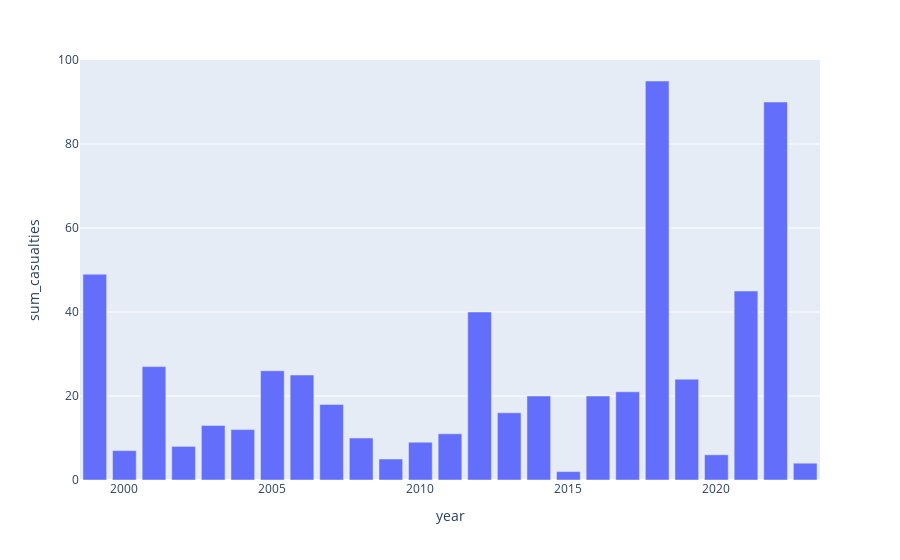

Notebook code cell kept with this figure:
### Markdown cell above
Let's check how big shooting problem is in the US and let have a closer look at the age of the shooter.

Shootings per year:

### Code cell
casualties_per_year = df.groupby(['year']).agg(
     sum_casualties = ('casualties','sum'),
     sum=('year', 'count')
     ).reset_index()
fig = px.bar(casualties_per_year, x='year', y='sum_casualties')
fig.show()

### Figure 1 — Plotly figure (JSON) as saved in the notebook; plotly's stock layout.template omitted (floating-point values rounded to 4 significant figures)
{"data": [{"alignmentgroup": "True", "hovertemplate": "year=%{x}<br>sum_casualties=%{y}<extra></extra>", "legendgroup": "", "marker": {"color": "#636efa", "pattern": {"shape": ""}}, "name": "", "offsetgroup": "", "orientation": "v", "showlegend": false, "textposition": "auto", "type": "bar", "x": [1999, 2000, 2001, 2002, 2003, 2004, 2005, 2006, 2007, 2008, 2009, 2010, 2011, 2012, 2013, 2014, 2015, 2016, 2017, 2018, 2019, 2020, 2021, 2022, 2023], "xaxis": "x", "y": [49, 7, 27, 8, 13, 12, 26, 25, 18, 10, 5, 9, 11, 40, 16, 20, 2, 20, 21, 95, 24, 6, 45, 90, 4], "yaxis": "y"}], "layout": {"barmode": "relative", "legend": {"tracegroupgap": 0}, "margin": {"t": 60}, "xaxis": {"anchor": "y", "domain": [0, 1], "title": {"text": "year"}}, "yaxis": {"anchor": "x", "domain": [0, 1], "title": {"text": "sum_casualties"}}}}
